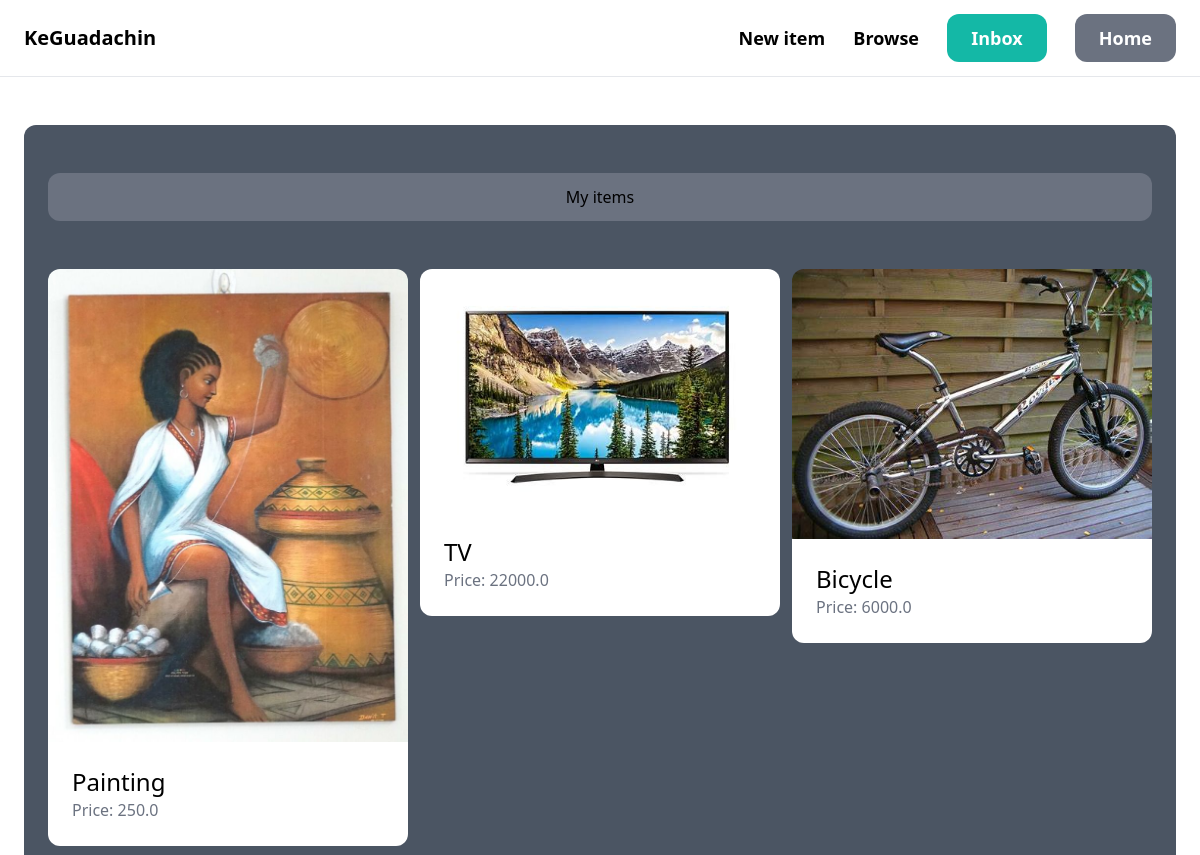
/home/ (signed in, upper part), run on an earlier commit of the app's database.
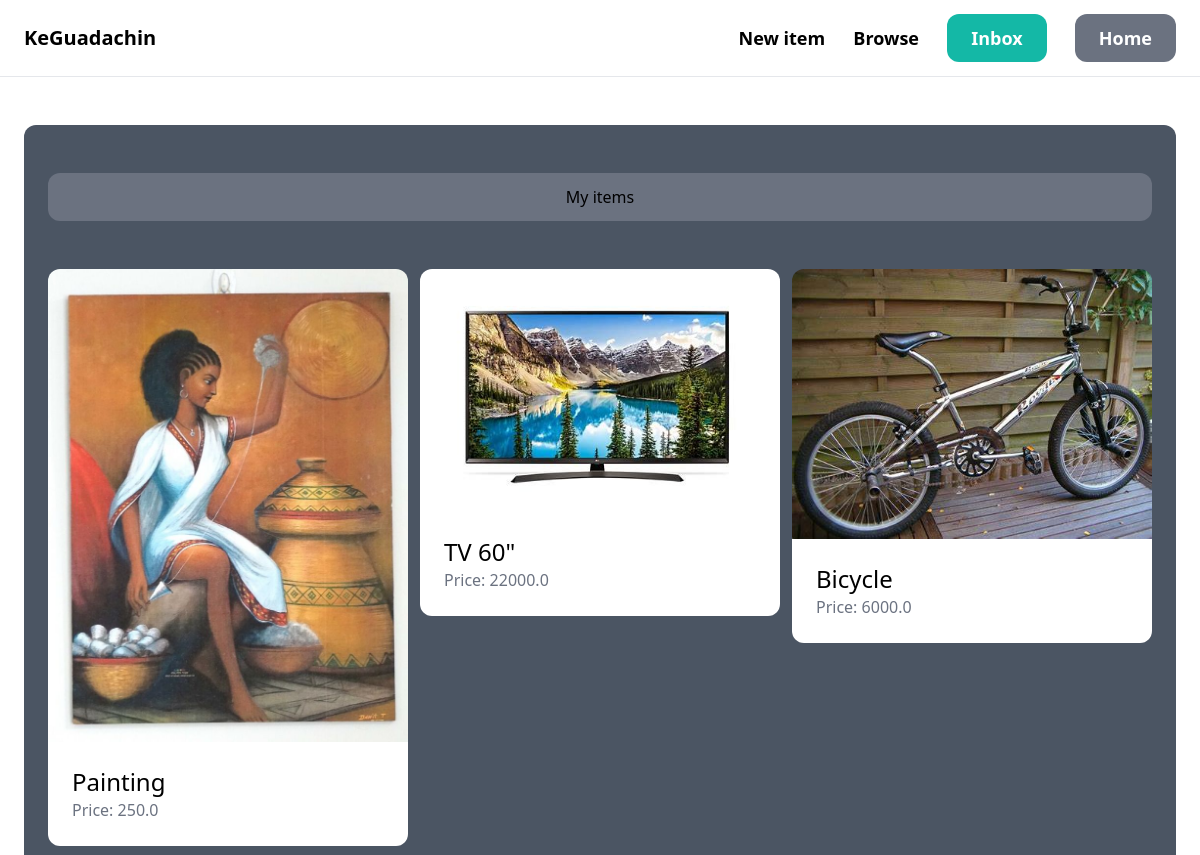
And on a later commit of the database.
### item/models.py (models this page shows, shortened)
class Item(models.Model):
    category = models.ForeignKey(Category, related_name='items', on_delete=models.CASCADE)
    name = models.CharField(max_length=255)
    description = models.TextField(blank=True, null=True)
    price = models.FloatField()
    image = models.ImageField(upload_to='item_images', blank=True, null=True)
    is_sold = models.BooleanField(default=False)
    created_by = models.ForeignKey(User, related_name='items', on_delete=models.CASCADE)
    created_at = models.DateTimeField(auto_now_add=True)

### home/views.py (the view)
# urls.py: path('', views.index, name='index'),
@login_required
def index(request):
    items = Item.objects.filter(created_by=request.user)
    return render(request, 'home/index.html', {
        'items': items,
    })

### home/templates/home/index.html (shortened to what this page needs)
{% extends 'core/base.html' %}
{% block content %}
   <div class="mt-6 px-6 py-12 bg-gray-600 rounded-xl">
      <h2 class="mb-12 px-6 py-3 bg-gray-500 rounded-xl text-center">My items</h2>
      <div class="grid grid-cols-3 gap-3">
            {% for item in items %}
             <div>
                    <a href="{% url 'item:detail' item.id %}">
                        <div>
                            <img src="{{ item.image.url }}" class="rounded-t-xl">
                        </div>
                        <div class="p-6 bg-white rounded-b-xl">
                            <h2 class="text-2xl">{{ item.name }}</h2>
                            <p class="text-gray-500">Price: {{ item.price }}</p>
                        </div>
                    </a>
                </div>
            {% endfor %}
      </div>
    </div>
{% endblock %}

What changed in the data, as far as the page shows it:
changed Item (number 2 of 3 on the later page): name "TV" → "TV 60\""
